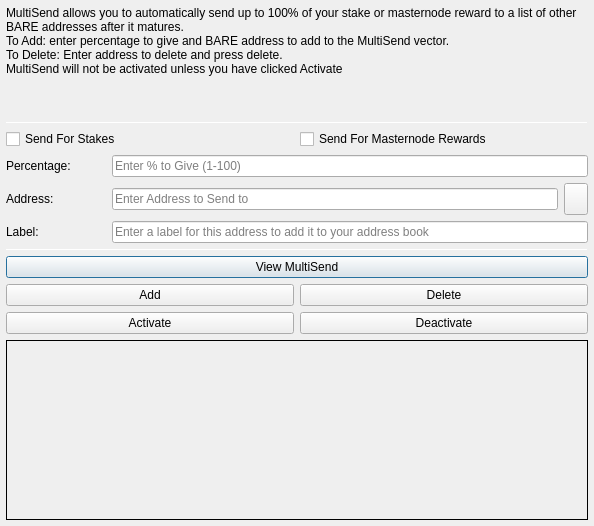
<?xml version="1.0" encoding="UTF-8"?>
<ui version="4.0">
 <class>MultiSendDialog</class>
 <widget class="QDialog" name="MultiSendDialog">
  <property name="windowModality">
   <enum>Qt::NonModal</enum>
  </property>
  <property name="geometry">
   <rect>
    <x>0</x>
    <y>0</y>
    <width>594</width>
    <height>526</height>
   </rect>
  </property>
  <property name="windowTitle">
   <string>MultiSend</string>
  </property>
  <layout class="QVBoxLayout" name="verticalLayout" stretch="0">
   <property name="leftMargin">
    <number>6</number>
   </property>
   <property name="topMargin">
    <number>6</number>
   </property>
   <property name="rightMargin">
    <number>6</number>
   </property>
   <property name="bottomMargin">
    <number>6</number>
   </property>
   <item>
    <layout class="QVBoxLayout" name="verticalLayout_Main" stretch="1,1,1,0,1,1,1">
     <item>
      <widget class="QLabel" name="label_2">
       <property name="lineWidth">
        <number>1</number>
       </property>
       <property name="text">
        <string>MultiSend allows you to automatically send up to 100% of your stake or masternode reward to a list of other BARE addresses after it matures.
To Add: enter percentage to give and BARE address to add to the MultiSend vector.
To Delete: Enter address to delete and press delete.
MultiSend will not be activated unless you have clicked Activate</string>
       </property>
       <property name="alignment">
        <set>Qt::AlignLeading|Qt::AlignLeft|Qt::AlignTop</set>
       </property>
       <property name="wordWrap">
        <bool>true</bool>
       </property>
      </widget>
     </item>
     <item>
      <widget class="Line" name="line">
       <property name="minimumSize">
        <size>
         <width>0</width>
         <height>1</height>
        </size>
       </property>
       <property name="maximumSize">
        <size>
         <width>16777215</width>
         <height>1</height>
        </size>
       </property>
       <property name="orientation">
        <enum>Qt::Horizontal</enum>
       </property>
      </widget>
     </item>
     <item>
      <layout class="QVBoxLayout" name="verticalLayout_Settings">
       <item>
        <layout class="QHBoxLayout" name="horizontalLayout">
         <item>
          <widget class="QCheckBox" name="multiSendStakeCheckBox">
           <property name="text">
            <string>Send For Stakes</string>
           </property>
          </widget>
         </item>
         <item>
          <widget class="QCheckBox" name="multiSendMasternodeCheckBox">
           <property name="text">
            <string>Send For Masternode Rewards</string>
           </property>
          </widget>
         </item>
        </layout>
       </item>
       <item>
        <layout class="QHBoxLayout" name="horizontalLayout_6">
         <item>
          <widget class="QLabel" name="label">
           <property name="minimumSize">
            <size>
             <width>100</width>
             <height>0</height>
            </size>
           </property>
           <property name="toolTip">
            <string>Percentage of stake to send</string>
           </property>
           <property name="text">
            <string>Percentage:</string>
           </property>
          </widget>
         </item>
         <item>
          <widget class="QLineEdit" name="multiSendPercentEdit">
           <property name="toolTip">
            <string>Enter whole numbers 1 - 100</string>
           </property>
           <property name="placeholderText">
            <string>Enter % to Give (1-100)</string>
           </property>
          </widget>
         </item>
        </layout>
       </item>
       <item>
        <layout class="QHBoxLayout" name="horizontalLayout_7">
         <item>
          <widget class="QLabel" name="label_5">
           <property name="minimumSize">
            <size>
             <width>100</width>
             <height>0</height>
            </size>
           </property>
           <property name="toolTip">
            <string>Address to send portion of stake to</string>
           </property>
           <property name="text">
            <string>Address:</string>
           </property>
          </widget>
         </item>
         <item>
          <widget class="QLineEdit" name="multiSendAddressEdit">
           <property name="toolTip">
            <string/>
           </property>
           <property name="placeholderText">
            <string>Enter Address to Send to</string>
           </property>
          </widget>
         </item>
         <item>
          <widget class="QToolButton" name="addressBookButton">
           <property name="maximumSize">
            <size>
             <width>16777215</width>
             <height>32</height>
            </size>
           </property>
           <property name="toolTip">
            <string>Choose an address from the address book</string>
           </property>
           <property name="text">
            <string/>
           </property>
           <property name="icon">
            <iconset resource="../bare.qrc">
             <normaloff>:/icons/address-book</normaloff>:/icons/address-book</iconset>
           </property>
           <property name="shortcut">
            <string>Alt+A</string>
           </property>
          </widget>
         </item>
        </layout>
       </item>
      </layout>
     </item>
     <item>
      <layout class="QHBoxLayout" name="horizontalLayout_3">
       <item>
        <widget class="QLabel" name="label_3">
         <property name="minimumSize">
          <size>
           <width>100</width>
           <height>0</height>
          </size>
         </property>
         <property name="text">
          <string>Label:</string>
         </property>
        </widget>
       </item>
       <item>
        <widget class="QLineEdit" name="labelAddressLabelEdit">
         <property name="placeholderText">
          <string>Enter a label for this address to add it to your address book</string>
         </property>
        </widget>
       </item>
      </layout>
     </item>
     <item>
      <widget class="Line" name="line_2">
       <property name="minimumSize">
        <size>
         <width>0</width>
         <height>1</height>
        </size>
       </property>
       <property name="maximumSize">
        <size>
         <width>16777215</width>
         <height>1</height>
        </size>
       </property>
       <property name="orientation">
        <enum>Qt::Horizontal</enum>
       </property>
      </widget>
     </item>
     <item>
      <layout class="QVBoxLayout" name="verticalLayout_Buttons">
       <item>
        <layout class="QHBoxLayout" name="horizontalLayout_4">
         <item>
          <widget class="QPushButton" name="viewButton">
           <property name="toolTip">
            <string/>
           </property>
           <property name="statusTip">
            <string>View MultiSend Vector</string>
           </property>
           <property name="text">
            <string>View MultiSend</string>
           </property>
          </widget>
         </item>
        </layout>
       </item>
       <item>
        <layout class="QHBoxLayout" name="horizontalLayout_2">
         <item>
          <widget class="QPushButton" name="addButton">
           <property name="toolTip">
            <string/>
           </property>
           <property name="statusTip">
            <string>Add to MultiSend Vector</string>
           </property>
           <property name="text">
            <string>Add</string>
           </property>
          </widget>
         </item>
         <item>
          <widget class="QPushButton" name="deleteButton">
           <property name="toolTip">
            <string/>
           </property>
           <property name="statusTip">
            <string>Delete Address From MultiSend Vector</string>
           </property>
           <property name="text">
            <string>Delete</string>
           </property>
          </widget>
         </item>
        </layout>
       </item>
       <item>
        <layout class="QHBoxLayout" name="horizontalLayout_5">
         <item>
          <widget class="QPushButton" name="activateButton">
           <property name="statusTip">
            <string>Activate MultiSend</string>
           </property>
           <property name="text">
            <string>Activate</string>
           </property>
          </widget>
         </item>
         <item>
          <widget class="QPushButton" name="disableButton">
           <property name="statusTip">
            <string>Deactivate MultiSend</string>
           </property>
           <property name="text">
            <string>Deactivate</string>
           </property>
          </widget>
         </item>
        </layout>
       </item>
      </layout>
     </item>
     <item>
      <widget class="QLabel" name="message">
       <property name="minimumSize">
        <size>
         <width>0</width>
         <height>180</height>
        </size>
       </property>
       <property name="frameShape">
        <enum>QFrame::Panel</enum>
       </property>
       <property name="frameShadow">
        <enum>QFrame::Plain</enum>
       </property>
       <property name="lineWidth">
        <number>1</number>
       </property>
       <property name="midLineWidth">
        <number>1</number>
       </property>
       <property name="text">
        <string/>
       </property>
       <property name="alignment">
        <set>Qt::AlignLeading|Qt::AlignLeft|Qt::AlignTop</set>
       </property>
       <property name="wordWrap">
        <bool>true</bool>
       </property>
      </widget>
     </item>
    </layout>
   </item>
  </layout>
 </widget>
 <resources>
  <include location="../bare.qrc"/>
 </resources>
 <connections/>
</ui>
